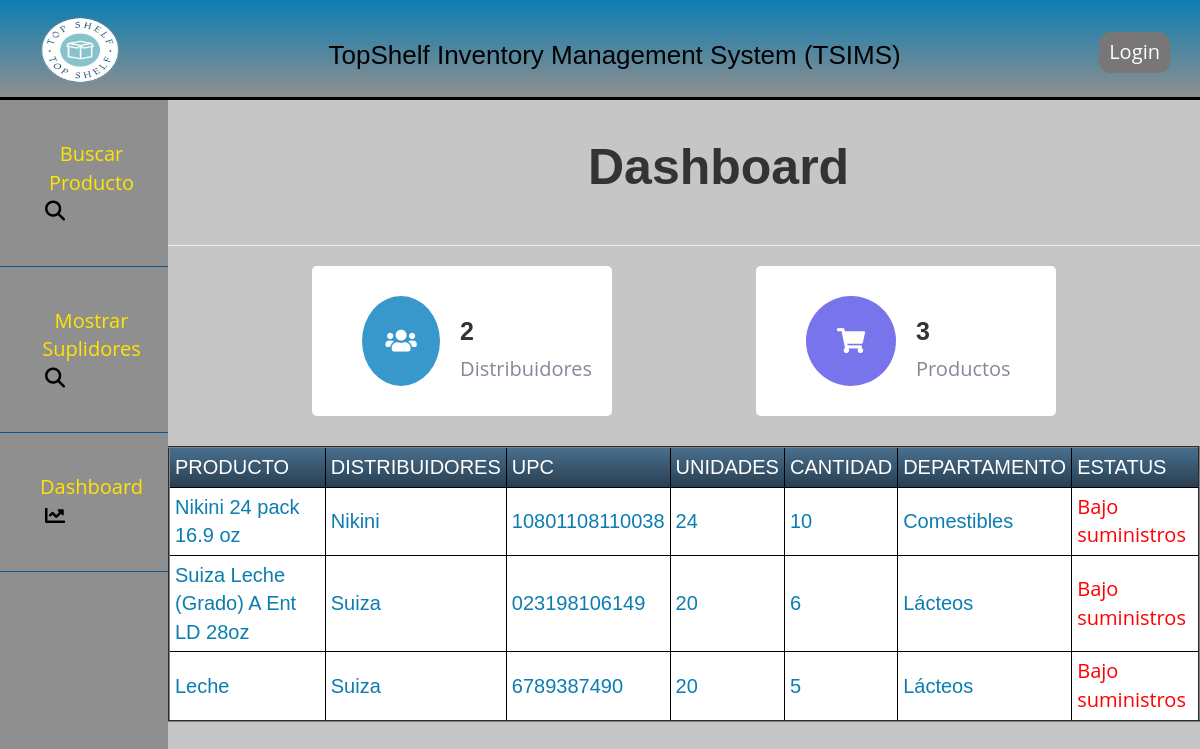
The page /index.php?page=dashboard.php on the database its author committed.
### tables this page shows
CREATE TABLE `stock` (
  `StockID` int(11) NOT NULL,
  `Producto` varchar(255) DEFAULT NULL,
  `Upc` varchar(24) DEFAULT NULL,
  `Distribuidor` varchar(255) DEFAULT NULL,
  `Unidades` int(11) DEFAULT NULL,
  `Cantidad` int(11) DEFAULT NULL,
  `Fecha` varchar(20) DEFAULT NULL,
  `Departamento` varchar(255) DEFAULT NULL
);

### dashboard.php (the view, shortened to what this page needs)
<?php
include("dbconnect.php");
$query = "SELECT * FROM stock";
$result = mysqli_query($db, $query);
?>
<html lang="en">
<head>
    <link rel="stylesheet" href="https://use.fontawesome.com/releases/v5.15.4/css/all.css" />
    <link rel="stylesheet" href="styles.css">
	</head>
<body>
    <?php
    if (mysqli_num_rows($result) > 0) {
    ?>
        <br>
        <h2 class="add_data">Dashboard</h2>
        <br>
        <hr class="break">
        <section>
            <div class="values">
                <div class="val-box">
                    <i class="fas fa-users"></i>
                    <div>
                        <h3>
                            <?php
                            $count = mysqli_num_rows(mysqli_query($db, "SELECT * FROM suplidor"));
                            echo $count ?>
                        </h3>
                        <span>Distribuidores</span>
                    </div>
                </div>
                <div class="val-box">
                    <i class="fas fa-shopping-cart"></i>
                    <div>
                        <h3>
                            <?php
                            $count = mysqli_num_rows(mysqli_query($db, "SELECT * FROM stock"));
                            echo $count ?>
                        </h3>
                        <span>Productos</span>
                    </div>
                </div>
                <div class="board">
                    <div class="dbtables">
                        <table border="2" class="tablasAdjust">
                            <thead>
                                <tr>
                                    <td>Producto</td>
                                    <td> Distribuidores </td>
                                    <td> Upc </td>
                                    <td> Unidades </td>
                                    <td> Cantidad </td>
                                    <td> Departamento </td>
                                    <td> Estatus </td>
                                </tr>
                            </thead>
                            <tbody>
                                <?php
                                while ($row = mysqli_fetch_array($result)) {
                                ?>
                                    <tr>
                                        <td><?php echo $row["Producto"]; ?></td>
                                        <td><?php echo $row["Distribuidor"]; ?></td>
                                        <td><?php echo $row["Upc"]; ?></td>
                                        <td><?php echo $row["Unidades"]; ?></td>
                                        <td><?php echo $row["Cantidad"]; ?></td>
                                        <td><?php echo $row["Departamento"]; ?></td>
                                        <td>
                                            <?php
                                            if ($row["Cantidad"] < 20) {
                                                echo "<span style='color:red;'>Bajo suministros </span>";
                                            } else {
                                                echo "Niveles adecuados de suministros";
                                            }
                                            ?>
                                        </td>
                                    </tr>
                            </tbody>
                        <?php
                                }
                        ?>
                        </table>
                    </div>
                </div>
            <?php
        } else {
            echo "404";
        }
            ?>
            </div>
        </section>
</body>
</html>

### styles.css (style rules this page uses)
* { text-decoration: none; margin: 0; padding: 0; box-sizing: border-box; font-family:'open sans', 'sans-serif'; }
body { font-family:Arial, Helvetica, sans-serif; }
.dbtables { border-collapse: separate; border-spacing: 0; color:#0c7db1; font: Arial, Helvetica, sans-serif; }
.dbtables tr td { font-family:Arial, Helvetica, sans-serif; border:1px solid #000; padding:5px; font-size: 20px; }
.dbtables th,td { font-family:Arial, Helvetica, sans-serif; padding:10px 15px; vertical-align:middle; font-size: 20px; }
thead { background: #395870; background: linear-gradient(#49708f, #293f50); color: #fff; font-size: 11px; text-transform: uppercase; }
tbody { background: #rgb(120, 118, 118); }
h2 { font-family:Arial, Helvetica, sans-serif; font-size: 14px; font-weight:bold; }
h3 { font-family:Arial, Helvetica, sans-serif; font-size: 25px; font-weight:bold; }
.add_data { font-size: 50px; padding-left: 49%; }
.values { width: auto; padding: 30px 30px 0 30px; display:flex; align-items:center; flex-wrap:wrap; }
.values .val-box { background: #fff; width: 300px; height:150px; padding: 16px 20px; border-radius:5px; display:flex; justify-content:flex-start; align-items:center; }
.values { padding: 0px 0px 0px 0px; justify-content: space-evenly; align-items: center; flex-wrap: wrap; }
.values .val-box { background: #fff ; padding: 16px 20px; border-radius: 5px; display: flex; justify-content: flex-star t; align-items: center; }
.values .val-box i { font-size: 25px; width:90px; height:90px; line-height: 90px; border-radius:50%; color: #fff; text-align: center; margin-left: 30px; margin-right: 20px; }
.values .val-box:nth-child(1) i { background-color: #3898cc; }
.values .val-box:nth-child(2) i { background-color: #7874ec; }
.values .val-box h3 { font-size:25px; font-weight:600; }
.values .val-box span { font-size: 20px; color: #828997; }
.board { width: 100%; margin: 30px 0 0 0; background: #fff; border-radius: 8px; }
.tablasAdjust { width: 100%; border-radius: 8px; }

### rows shown on the page
stock: Producto "Nikini 24 pack 16.9 oz", Distribuidor "Nikini", Upc "10801108110038", Unidades "24", Cantidad "10", Departamento "Comestibles", shows "Bajo suministros"
stock: Producto "Suiza Leche (Grado) A Ent LD 28oz", Distribuidor "Suiza", Upc "023198106149", Unidades "20", Cantidad "6", Departamento "Lácteos", shows "Bajo suministros"
stock: Producto "Leche", Distribuidor "Suiza", Upc "6789387490", Unidades "20", Cantidad "5", Departamento "Lácteos", shows "Bajo suministros"

### other values the page prints
$count "2"
$count "3"
